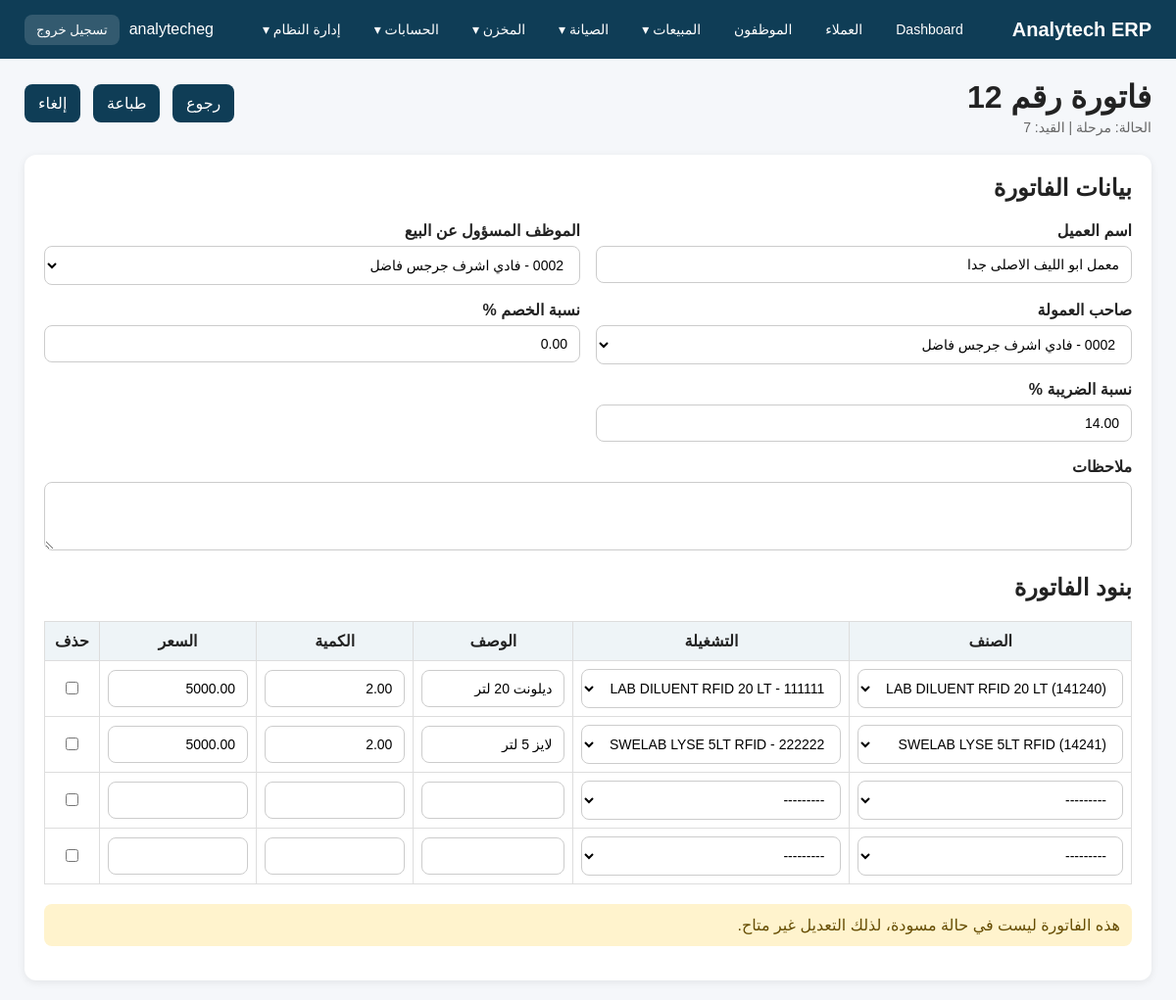
The page /invoices/12/ (signed in) on the database its author committed.
### app_invoices/models.py (models this page shows, shortened)
class Invoice(models.Model):
    STATUS_CHOICES = [
        ('draft', 'مسودة'),
        ('posted', 'مرحلة'),
        ('cancelled', 'ملغاة'),
    ]
    quotation = models.OneToOneField(
        Quotation,
        on_delete=models.SET_NULL,
        null=True,
        blank=True,
        related_name='invoice',
        verbose_name='عرض السعر'
    )
    customer_name = models.CharField(max_length=200, verbose_name='اسم العميل')
    invoice_date = models.DateField(auto_now_add=True, verbose_name='تاريخ الفاتورة')
    sales_owner = models.ForeignKey(
        'app_employees.Employee',
        on_delete=models.SET_NULL,
        null=True,
        blank=True,
        related_name='sales_invoices',
        verbose_name='الموظف المسؤول عن البيع'
    )
    commission_owner = models.ForeignKey(
        'app_employees.Employee',
        on_delete=models.SET_NULL,
        null=True,
        blank=True,
        related_name='commission_invoices',
        verbose_name='صاحب العمولة'
    )
    status = models.CharField(max_length=20, choices=STATUS_CHOICES, default='draft', verbose_name='الحالة')
    stock_posted = models.BooleanField(default=False, verbose_name='تم ترحيل المخزن')
    journal_entry = models.OneToOneField(
        JournalEntry,
        on_delete=models.SET_NULL,
        null=True,
        blank=True,
        related_name='invoice',
        verbose_name='القيد المحاسبي'
    )
    subtotal = models.DecimalField(max_digits=12, decimal_places=2, default=0, verbose_name='الإجمالي قبل الخصم')
    discount_percent = models.DecimalField(max_digits=5, decimal_places=2, default=0, verbose_name='نسبة الخصم %')
    discount_amount = models.DecimalField(max_digits=12, decimal_places=2, default=0, verbose_name='قيمة الخصم')
    net_before_vat = models.DecimalField(max_digits=12, decimal_places=2, default=0, verbose_name='الصافي قبل الضريبة')
    vat_percent = models.DecimalField(max_digits=5, decimal_places=2, default=14, verbose_name='نسبة الضريبة %')
    vat_amount = models.DecimalField(max_digits=12, decimal_places=2, default=0, verbose_name='قيمة الضريبة')
    total_after_vat = models.DecimalField(max_digits=12, decimal_places=2, default=0, verbose_name='الإجمالي النهائي')
    notes = models.TextField(blank=True, null=True, verbose_name='ملاحظات')
    class Meta:
        verbose_name = 'فاتورة'
        verbose_name_plural = 'الفواتير'
        ordering = ['-id']

### accounting/models.py (models this page shows, shortened)
class JournalEntry(models.Model):
    ENTRY_STATUS = [
        ('Draft', 'مسودة'),
        ('Posted', 'مرحّل'),
        ('Cancelled', 'ملغي'),
    ]
    entry_date = models.DateField(default=timezone.localdate, verbose_name='تاريخ القيد')
    description = models.CharField(max_length=255, verbose_name='البيان')
    reference = models.CharField(max_length=100, blank=True, null=True, verbose_name='المرجع')
    status = models.CharField(max_length=20, choices=ENTRY_STATUS, default='Draft', verbose_name='الحالة')
    source_type = models.CharField(max_length=50, blank=True, null=True, verbose_name='نوع المصدر')
    source_id = models.PositiveIntegerField(blank=True, null=True, verbose_name='رقم المصدر')
    created_at = models.DateTimeField(auto_now_add=True)
    notes = models.TextField(blank=True, null=True, verbose_name='ملاحظات')
    class Meta:
        verbose_name = 'قيد يومية'
        verbose_name_plural = 'القيود اليومية'
        ordering = ['-entry_date', '-id']

### app_invoices/views.py (the view)
# urls.py: path('<int:invoice_id>/', views.invoice_detail, name='invoice_detail'),
def invoice_detail(request, invoice_id):
    invoice = get_object_or_404(Invoice, pk=invoice_id)
    InvoiceItemFormSet = modelformset_factory(
        InvoiceItem,
        form=InvoiceItemForm,
        extra=2,
        can_delete=True
    )
    if request.method == 'POST':
        if invoice.status == 'posted':
            messages.error(request, 'لا يمكن تعديل فاتورة تم ترحيلها.')
            return redirect('invoice_detail', invoice_id=invoice.id)
        if invoice.status == 'cancelled':
            messages.error(request, 'لا يمكن تعديل فاتورة ملغاة.')
            return redirect('invoice_detail', invoice_id=invoice.id)
        invoice_form = InvoiceForm(request.POST, instance=invoice)
        formset = InvoiceItemFormSet(request.POST, queryset=invoice.items.all(), prefix='items')
        if invoice_form.is_valid() and formset.is_valid():
            invoice = invoice_form.save()
            for obj in formset.deleted_objects:
                obj.delete()
            objects = formset.save(commit=False)
            for obj in objects:
                if not obj.item_id:
                    continue
                obj.invoice = invoice
                obj.save()
            invoice.recalculate_totals()
            messages.success(request, 'تم تحديث الفاتورة بنجاح.')
            return redirect('invoice_detail', invoice_id=invoice.id)
    else:
        invoice_form = InvoiceForm(instance=invoice)
        formset = InvoiceItemFormSet(queryset=invoice.items.all(), prefix='items')
    return render(request, 'app_invoices/invoice_create_full.html', {
        'invoice_form': invoice_form,
        'formset': formset,
        'page_title': f'فاتورة رقم {invoice.id}',
        'is_edit': True,
        'invoice': invoice,
    })

### app_employees/models.py (called while the page is built)
    def __str__(self):
        return f'{self.employee_code} - {self.full_name}'

### app_inventory/models.py (called while the page is built)
    def __str__(self):
        return f"{self.item_name} ({self.item_code})"

    def __str__(self):
        return f"{self.item.item_name} - {self.lot_number}"

### templates/app_invoices/invoice_create_full.html (shortened to what this page needs)
{% extends 'base.html' %}
{% block content %}
<div class="topbar">
    <div>
        <h1>{{ page_title }}</h1>
        {% if invoice %}
            <div class="sub">
                الحالة: {{ invoice.get_status_display }}
                {% if invoice.journal_entry %}
                    | القيد: {{ invoice.journal_entry.id }}
                {% endif %}
            </div>
        {% endif %}
    </div>
    <div class="quick-links">
        <a href="{% url 'invoice_list' %}">رجوع</a>
        {% if invoice %}
            <a href="{% url 'invoice_print' invoice.id %}" target="_blank">طباعة</a>
            {% if invoice.status != 'cancelled' %}
                <a href="{% url 'cancel_invoice' invoice.id %}">إلغاء</a>
            {% endif %}
        {% endif %}
    </div>
</div>
<div class="section">
    <form method="post">
        <h2 style="margin-top:0;">بيانات الفاتورة</h2>
        <div style="display:grid; grid-template-columns:1fr 1fr; gap:16px; margin-bottom:20px;">
            {% for field in invoice_form %}
            <div {% if field.name == 'notes' %}style="grid-column:1 / -1;"{% endif %}>
                <label style="display:block; margin-bottom:6px; font-weight:bold;">{{ field.label }}</label>
                {{ field }}
            </div>
            {% endfor %}
        </div>
        <h2>بنود الفاتورة</h2>
        <table id="items-table" style="width:100%; border-collapse:collapse; margin-bottom:20px;">
            <thead>
                <tr style="background:#eef4f7;">
                    <th style="padding:10px; border:1px solid #ddd;">الصنف</th>
                    <th style="padding:10px; border:1px solid #ddd;">التشغيلة</th>
                    <th style="padding:10px; border:1px solid #ddd;">الوصف</th>
                    <th style="padding:10px; border:1px solid #ddd;">الكمية</th>
                    <th style="padding:10px; border:1px solid #ddd;">السعر</th>
                    <th style="padding:10px; border:1px solid #ddd;">حذف</th>
                </tr>
            </thead>
            <tbody>
                {% for form in formset %}
                <tr class="item-row">
                    <td style="padding:8px; border:1px solid #ddd;">{{ form.item }}</td>
                    <td style="padding:8px; border:1px solid #ddd;">{{ form.lot }}</td>
                    <td style="padding:8px; border:1px solid #ddd;">{{ form.description }}</td>
                    <td style="padding:8px; border:1px solid #ddd;">{{ form.quantity }}</td>
                    <td style="padding:8px; border:1px solid #ddd;">{{ form.price }}</td>
                    <td style="padding:8px; border:1px solid #ddd; text-align:center;">{{ form.DELETE }}</td>
                </tr>
                {% endfor %}
            </tbody>
        </table>
        {% if invoice and invoice.status != 'draft' %}
            <div style="background:#fff3cd; color:#664d03; padding:12px; border-radius:8px; margin-bottom:15px;">
                هذه الفاتورة ليست في حالة مسودة، لذلك التعديل غير متاح.
            </div>
        {% endif %}
    </form>
</div>
{% endblock %}

### templates/base.html (shortened to what this page needs)
<!DOCTYPE html>
<html lang="ar" dir="rtl">
<head>
</head>
<body>
<div class="navbar">
    <div class="logo">Analytech ERP</div>
    {% if user.is_authenticated %}
    <div class="menu">
        <a href="/">Dashboard</a>
        {% if perms.customers.view_customer %}
        <a href="/customers/">العملاء</a>
        {% endif %}
        {% if perms.app_employees.view_employee %}
        <a href="/employees/">الموظفون</a>
        {% endif %}
        {% if perms.app_quotations.view_quotation or perms.app_sales.view_salesorder or perms.app_invoices.view_invoice or perms.app_employees.view_employeecommission %}
        <div class="dropdown">
            <a href="/reports/sales/">المبيعات ▾</a>
        </div>
        {% endif %}
        {% if perms.app_maintenance.view_maintenancerequest or perms.app_maintenance.view_maintenancevisit or perms.app_maintenance.view_preventivemaintenanceplan %}
        <div class="dropdown">
            <a href="/maintenance/reports/">الصيانة ▾</a>
        </div>
        {% endif %}
        {% if perms.app_inventory.view_inventoryitem or perms.app_inventory.view_inventorylot or perms.app_inventory.view_inventorytransaction or perms.app_inventory.view_recallnotice %}
        <div class="dropdown">
            <a href="/inventory/">المخزن ▾</a>
        </div>
        {% endif %}
        {% if perms.accounting.view_account or perms.accounting.view_journalentry or perms.accounting.view_receiptvoucher or perms.accounting.view_paymentvoucher %}
        <div class="dropdown">
            <a href="/accounting/">الحسابات ▾</a>
        </div>
        {% endif %}
        {% if user.is_staff %}
        <div class="dropdown">
            <a href="/admin/">إدارة النظام ▾</a>
        </div>
        {% endif %}
    </div>
    <div class="user-box">
        <span>{{ user.username }}</span>
        <form method="post" action="{% url 'logout' %}" class="logout-form">
            <button type="submit" class="logout-btn">تسجيل خروج</button>
        </form>
    </div>
    {% endif %}
</div>
<div class="container">
    {% block content %}{% endblock %}
</div>
</body>
</html>

### templates/base.html (style rules this page uses)
body { margin: 0; font-family: Tahoma, Arial, sans-serif; background: #f5f7fa; color: #222; }
.navbar { background: #0f3d56; color: white; padding: 14px 25px; display: flex; justify-content: space-between; align-items: center; gap: 16px; flex-wrap: wrap; }
.logo { font-size: 20px; font-weight: bold; white-space: nowrap; }
.menu { display: flex; align-items: center; gap: 14px; flex-wrap: wrap; }
.menu > a, .dropdown > a { color: white; text-decoration: none; font-size: 14px; padding: 8px 10px; border-radius: 8px; display: inline-block; }
.dropdown { position: relative; }
.container { padding: 20px 25px; }
.topbar { display: flex; justify-content: space-between; align-items: center; margin-bottom: 20px; gap: 15px; flex-wrap: wrap; }
.topbar h1 { margin: 0; }
.sub { color: #666; font-size: 14px; margin-top: 4px; }
.section { background: white; padding: 20px; border-radius: 12px; box-shadow: 0 2px 8px rgba(0,0,0,0.08); }
table { width: 100%; border-collapse: collapse; }
th, td { padding: 10px; border-bottom: 1px solid #eee; text-align: center; vertical-align: middle; }
th { background: #eef4f7; }
.form-control, select, textarea, input[type="text"], input[type="number"], input[type="date"], input[type="email"], input[type="password"] { width: 100%; padding: 10px 12px; border: 1px solid #ccc; border-radius: 8px; font-size: 14px; background: #fff; box-sizing: border-box; }
.quick-links a { display: inline-block; background: #0f3d56; color: white; padding: 10px 14px; border-radius: 8px; text-decoration: none; margin-right: 8px; margin-bottom: 8px; }
.user-box { display: flex; align-items: center; gap: 10px; color: white; }
.logout-form { margin: 0; }
.logout-btn { background: rgba(255,255,255,0.15); border: none; color: white; padding: 8px 12px; border-radius: 8px; cursor: pointer; }

### rows shown on the page
Invoice: status "مرحلة", journal_entry.id "7", invoice_form "معمل ابو الليف الاصلى جدا" "0002 - فادي اشرف جرجس فاضل" "0002 - فادي اشرف جرجس فاضل" "0.00" "14.00"

### other values the page prints
{{ user.username }} "analytecheg"
{{ page_title }} "فاتورة رقم 12"
{{ field.label }} "اسم العميل" "الموظف المسؤول عن البيع" "صاحب العمولة" "نسبة الخصم %" "نسبة الضريبة %" "ملاحظات"
